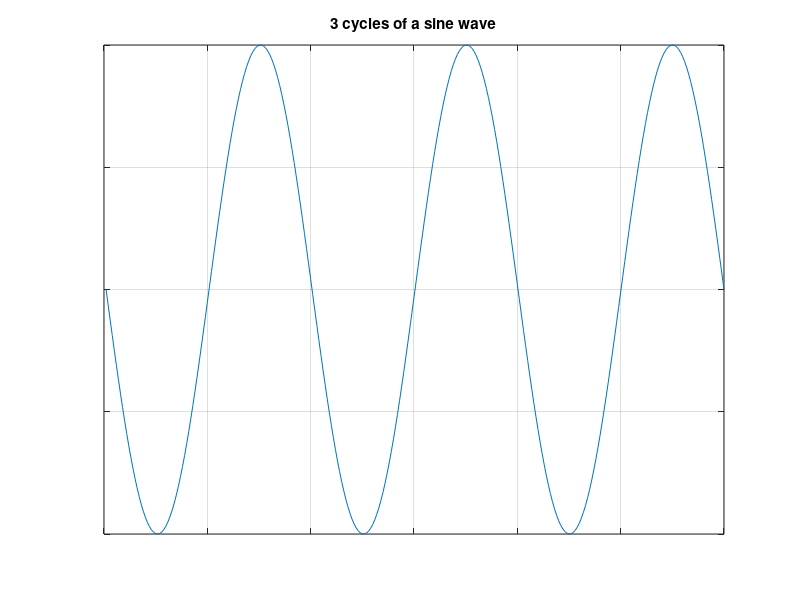

Write MATLAB code to recreate this figure.
function anonymousFunctionExample
    % Example - how to use anonymous functions and function handles in MATLAB
    %
    % function anonymousFunctionExample
    %
    % Purpose
    % Demo showing a few simple use-cases for anonymous functions and function handles.
    % These crop up quite often if you use functions like arrayfun or cellfun. They 
    % also crop up in GUI programming and DAQ tasks. For example, the function 
    % daqtoolbox.AO.analogOutput_Continuous in this repository uses an anonymous function 
    % to queue data to the output buffer, and windowCloseFunction.m uses a function 
    % handle to change what happens when a figure window is closed.
    %
    %
    % For details see:
    % http://www.mathworks.com/help/matlab/matlab_prog/anonymous-functions.html
    %
    %
    % Rob Campbell - Basel 2016



    % ** Anonymous Functions
    %
    % An anonymous function is not stored in a file, but is associated with a variable. 
    % So you can define an anonymous function at the command line, for instance. 
    % Anonymous functions are limited, since they can contain only a single executable statement.
    % They are useful for telling another function to perform an arbitrary operation. 
    % Examples of this are shown below.
    % 

    % Create an anonymous function that makes a sine wave. It has one input argument
    % that determines the number of cycles in the sine wave. 
    sinWave = @(nCycles) ( sin(linspace(-nCycles*pi,nCycles*pi,100*nCycles)) );

    % The variable "sineWave" is known as a "function handle" and you can feed it an input argument like this:
    sinWave(10);


    %So it's possible to do things like pass it to a plot command:
    clf
    n=3;
    plot(sinWave(n))
    title(sprintf('%d cycles of a sine wave',n)) 
    %Help on sprintf formating info: https://www.mathworks.com/help/matlab/ref/sprintf.html
    set(gca,'XTickLabel',[],'YTickLabel',[])
    grid



    % ** More uses of function handles
    % 
    % In the above example, sineWave is a handle to an anonymous function we cooked up
    % on the spot. You can create a handle to *existing* MATLAB functions too. Let's see 
    % how by creating and using a handle to MATLAB's "mean" command that calculates averages. 

    % First we make three random vectors and store them in a cell array.
    r = {rand(1,30), randn(1,150)*100, rand(1,1000)};
    fprintf('\nThe contents of cell array "r" are:\n')
    disp(r)

    % Now we use the "cellfun" function to calculate the average of each vector
    fprintf('Use cellfun and a function handle to calculate the mean of each vector in "r":\n' );
    disp(cellfun(@mean,r))
    %More details at: https://www.mathworks.com/help/matlab/ref/cellfun.html


    % Of course we can use cellfun with anonymous functions too.
    fprintf('Use cellfun and an anonymous function to calculate 1.96 SD of each each vector in "r":\n' );

    SD95 = @(x) (std(x)*1.96);

    disp(cellfun(SD95,r))


    % * When would you use these techniques?
    % You will find these approaches helpful from time to time as they simplify your code. Function handles 
    % allow you pass around brief "concepts" and yet treat these as regular variables. 
